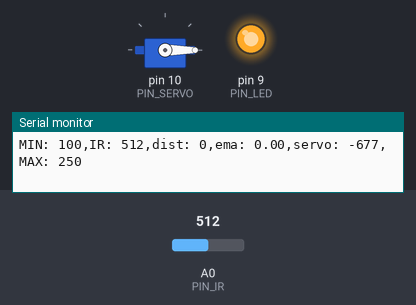
Recording of a sketch running on a simulated Arduino Uno, built with avr-gcc and run on an emulated ATmega328P. Shown: servo, output pins drawn as LEDs (lit = HIGH), the last lines printed to the serial monitor. The test bench sets the inputs (shaded band); at power-on: A0 (PIN_IR) = 512.

Above: at 1.2 s.
1.3 s: A0 (PIN_IR) set to 358
2.8 s: A0 (PIN_IR) set to 332
At 3.3 s:
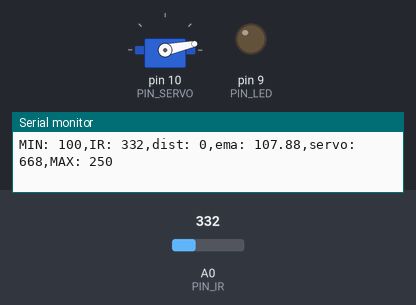
4.3 s: A0 (PIN_IR) set to 306
At 5.5 s:
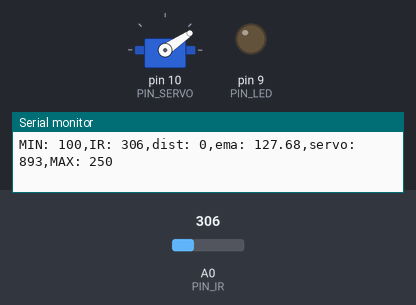
5.8 s: A0 (PIN_IR) set to 240
At 6.8 s:
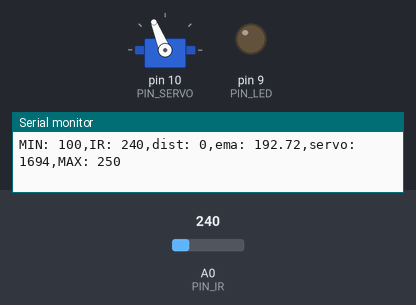
7.3 s: A0 (PIN_IR) set to 260
At 7.9 s:
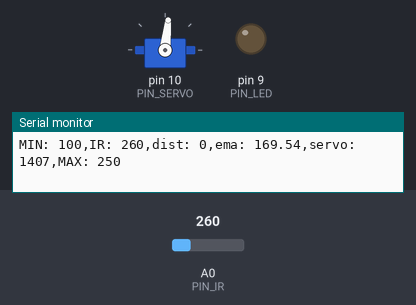
8.8 s: A0 (PIN_IR) set to 122
At 9.1 s:
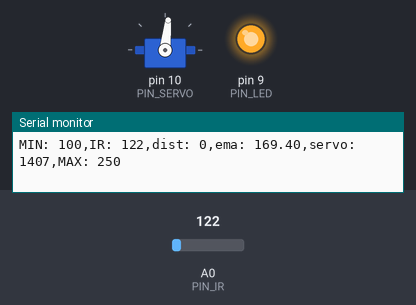
Timing chart, 0 to 11.3 s (numbered marks = the images above; inputs shaded):
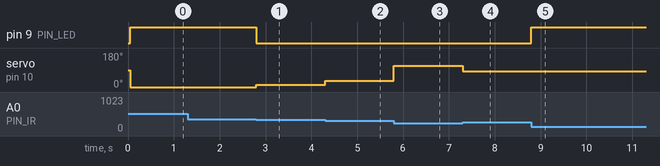

Measured:
- the behaviour switches between 348 and 347 on A0 (PIN_IR) (found by bisection; images 0 and 1)
- after the input at 2.8 s, pin 9 (PIN_LED): HIGH → LOW at once; servo on pin 10 (PIN_SERVO): 0° → 12° at once
- after the input at 4.3 s, servo on pin 10 (PIN_SERVO): 12° → 34° at once
- after the input at 5.8 s, servo on pin 10 (PIN_SERVO): 34° → 112° at once
- after the input at 7.3 s, servo on pin 10 (PIN_SERVO): 112° → 84° at once
- after the input at 8.8 s, pin 9 (PIN_LED): LOW → HIGH at once

The sketch:

17_example_1.ino
```cpp
#include <Servo.h>

// Arduino pin assignment

#define PIN_POTENTIOMETER 3 // Potentiometer at Pin A3
// Add IR Sensor Definition Here !!!
#define PIN_SERVO 10
#define PIN_LED 9

#define PIN_IR 0

#define _DIST_MIN 100
#define _DIST_MAX 250

#define _EMA_ALPHA 0.35

#define _DUTY_MIN 553  // servo full clock-wise position (0 degree)
#define _DUTY_NEU 1476 // servo neutral position (90 degree)
#define _DUTY_MAX 2399 // servo full counter-clockwise position (180 degree)

#define LOOP_INTERVAL 50   // Loop Interval (unit: msec)

Servo myservo;
unsigned long last_loop_time;   // unit: msec
unsigned long dist;

float dist_prev;        // Distance last-measured
float dist_ema;


void setup()
{
  myservo.attach(PIN_SERVO);
  myservo.writeMicroseconds(_DUTY_NEU);
  pinMode(PIN_LED, OUTPUT);
  Serial.begin(1000000);
}

void loop()
{
  unsigned long time_curr = millis();
  int a_value, duty;
  float dist_raw;

  // wait until next event time
  if (time_curr < (last_loop_time + LOOP_INTERVAL))
    return;
  last_loop_time += LOOP_INTERVAL;

  a_value = analogRead(PIN_IR);
  // Read IR Sensor value !!!
  dist_raw = (6762.0/(a_value-9)-4.0)*10.0 - 60.0;
  // Convert IR sensor value into distance !!!
  // we need distance range filter here !!!
  if (dist_raw < _DIST_MIN) {
    dist_raw = dist_prev;    // Set Lower Value
    digitalWrite(PIN_LED, 1);       // LED OFF
  } else if (dist_raw  > _DIST_MAX) {
    dist_raw = dist_prev;    // Set Higher Value
    digitalWrite(PIN_LED, 1);       // LED OFF
  } else {    // In desired Range
    digitalWrite(PIN_LED, 0);       // LED ON
    dist_prev = dist_raw;
  }
  // we need EMA filter here !!!
  dist_ema = _EMA_ALPHA*dist_raw + (1-_EMA_ALPHA)*dist_ema;


  // map distance into duty
  duty = (((dist_raw)-(_DIST_MIN))/150)*(_DUTY_MAX-_DUTY_MIN)+_DUTY_MIN;
  myservo.writeMicroseconds(duty);

  // print IR sensor value, distnace, duty !!!
  Serial.print("MIN: "); Serial.print(_DIST_MIN);
  Serial.print(",IR: "); Serial.print(a_value);
  Serial.print(",dist: "); Serial.print(dist);
  Serial.print(",ema: "); Serial.print(dist_ema);
  Serial.print(",servo: "); Serial.print(duty);
  Serial.print(",MAX: "); Serial.print(_DIST_MAX);
  Serial.println("");
}
```
